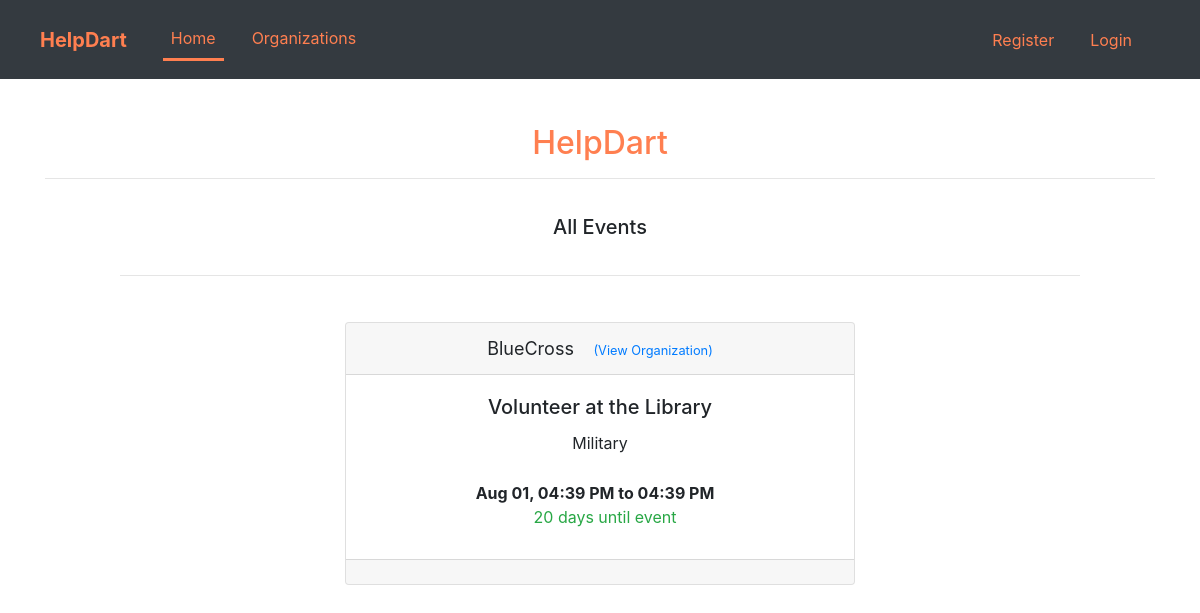
The page /home on the database its author committed.
### app.py (models this page shows, shortened)
class Organization(db.Model, UserMixin):
    id = db.Column(db.Integer, primary_key=True)
    organization_name = db.Column(db.String(120), default=None)
    primary_location = db.Column(db.String(120), default=None)
    mission_statement = db.Column(db.String(240), default=None)
    email_contact = db.Column(db.String(120), default=None)
    phonenumber_contact = db.Column(db.String(120), default=None)
    website_link = db.Column(db.String(120), default=None)
    image = db.Column(db.String(120), default="default_organization.jpg")
    administrators = db.relationship("Client", backref="administrator")
    events = db.relationship("Event", backref="event")

class Event(db.Model, UserMixin):
    id = db.Column(db.Integer, primary_key=True)
    event_name = db.Column(db.String(120))
    event_startdate = db.Column(db.String(120))
    event_enddate = db.Column(db.String(120))
    event_starttime = db.Column(db.String(120))
    event_endtime = db.Column(db.String(120))
    event_location = db.Column(db.String(120))
    event_max_volunteers = db.Column(db.String(120))
    event_min_age = db.Column(db.String(120))
    event_max_age = db.Column(db.String(120))
    event_category = db.Column(db.String(120))
    event_description = db.Column(db.String(120))
    event_age_range = db.Column(db.String(120))
    event_keywords = db.Column(db.String(620))
    post_date = db.Column(db.String(120))
    post_time = db.Column(db.String(120))
    is_active = db.Column(db.Boolean, default=True)
    for_display_event_datetime = db.Column(db.String(120))
    for_display_post_datetime = db.Column(db.String(120))
    days_until_event = db.Column(db.String(120))
    last_updated = db.Column(db.String(120))
    organization_id = db.Column(db.Integer, db.ForeignKey('organization.id'))

### app.py (the view)
@app.route("/", methods=["GET", "POST"])
@app.route("/home", methods=["GET", "POST"])
def home():
    check_for_not_active_events()
    all_events = Event.query.filter_by(is_active=True).all()
    sign_up_form = EventSignUpForm()
    if request.method == "POST":
        if sign_up_form.validate_on_submit():
            print(request.form.get("signupforeventbtn"))
    return render_template("home.html", all_events=all_events, sign_up_form=sign_up_form, Organization=Organization)

### templates/home.html (shortened to what this page needs)
{% extends "layout.html" %}
{% block navbar_links %}
    <div class="collapse navbar-collapse" id="navbarText">
        <ul class="navbar-nav mr-auto">
            <li class="nav-item active" style="padding-right: 20px;">
                <div style="border-bottom: solid; border-bottom-color: coral;"><a class="nav-link" href="{{ url_for('home') }}" style="color: coral;">Home<span class="sr-only">(current)</span></a></div>
            </li>
            <li class="nav-item" style="padding-right: 20px;">
                <a class="nav-link" href="{{ url_for('organizations') }}" style="color: coral;">Organizations</a>
            </li>
        </ul>
        <ul class="navbar-nav ml-auto">
            {% if current_user.is_authenticated %}
                <li class="nav-item" style="padding-right: 20px;">
                    <a class="nav-link" href="{{ url_for('account') }}" style="color: coral;">Account</a>
                </li>
                {% if current_user.is_organization and current_user.answered_organization_questions %}
                    <li class="nav-item dropdown" style="padding-right: 20px;">
                        <a style="color: coral;" class="nav-link dropdown-toggle" href="#" id="navbarDropdown" role="button" data-toggle="dropdown" aria-haspopup="true" aria-expanded="false">
                            Post
                        </a>
                        <div class="dropdown-menu" aria-labelledby="navbarDropdown">
                            <a class="dropdown-item" href="{{ url_for('post') }}">Create New Post</a>
                            <a class="dropdown-item" href="{{ url_for('view_posts') }}">View Your Posts</a>
                        </div>
                    </li>
                {% endif %}
                <li class="nav-item" style="padding-right: 20px;">
                    <a class="nav-link" href="{{ url_for('logout') }}" style="color: coral;">Logout</a>
                </li>
            {% else %}
                <li class="nav-item" style="padding-right: 20px;">
                    <a class="nav-link" href="{{ url_for('register') }}" style="color: coral;">Register</a>
                </li>
                <li class="nav-item" style="padding-right: 20px;">
                    <a class="nav-link" href="{{ url_for('login') }}" style="color: coral;">Login</a>
                </li>
            {% endif %}
        </ul>
    </div>
{% endblock navbar_links %}
{% block main %}
    <div class="container" style="padding-bottom: 150px;">
        <div class="text-center">
            <h2 style="color: coral;">HelpDart</h2>
            <hr>
        </div>
        <div class="text-center">
            <p class="h5" style="padding: 20px;">All Events</p>
            <div style="padding-left: 75px; padding-right: 75px;"><hr></div>
        </div>
        <div class="row justify-content-center">
            {% for event in all_events %}
                <div class="col-md-6" style="padding: 30px;">
                    <div class="card text-center">
                        <div class="card-header">
                            <span style="font-size: large;">{{ (Organization.query.filter_by(id=event.organization_id).first()).organization_name }}</span> <span style="padding-left: 15px;"><small><a href="{{ url_for('organizations') }}#{{ (Organization.query.filter_by(id=event.organization_id).first()).organization_name }}">(View Organization)</a></small></span>
                        </div>
                        <div class="card-body">
                            <h5 class="card-title">{{ event.event_name }}</h5>
                            <p class="card-text">{{ event.event_category }}</p>
                            <p class="card-text" style="padding: 10px;"><b style="padding-right: 10px;">{{ event.for_display_event_datetime }}</b><br><span class="text-success" style="padding-left: 10px;">{{ event.days_until_event }} days until event</span></p>
                        </div>
                        <div class="card-footer">
                        </div>
                    </div>
                </div>
            {% endfor %}
        </div>
    </div>
{% endblock main %}

### rows shown on the page
Event: event_name "Volunteer at the Library", event_category "Military", for_display_event_datetime "Aug 01, 04:39 PM to 04:39 PM", days_until_event "20"
Organization: organization_name "BlueCross"
